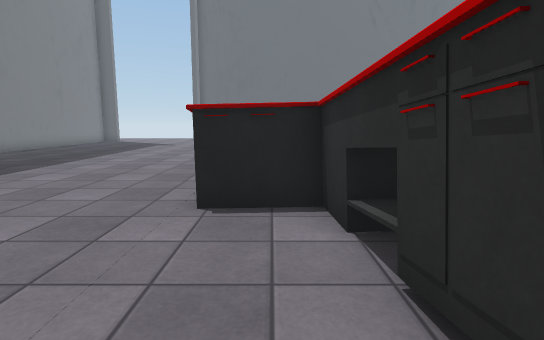
view 1 (above)

23 first-person views from a walk through a Unity game level. The camera is 1.3 m above the floor, tilts 8° down and sees 80° across. The floor is counted in squares, 1 m on a side. Each view is taken from the middle of a square. On the plan, view 1 faces up. The plan holds only what a view shows up to about 14 squares ahead; the rest is blank. The place goes on beyond the plan. The player is left out. Some animated figures are left out. Some surface patterns are stand-ins.

view 2
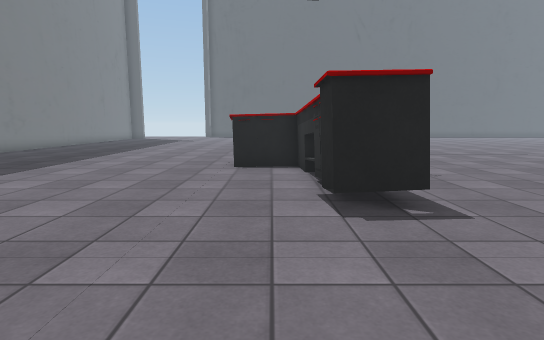

view 3
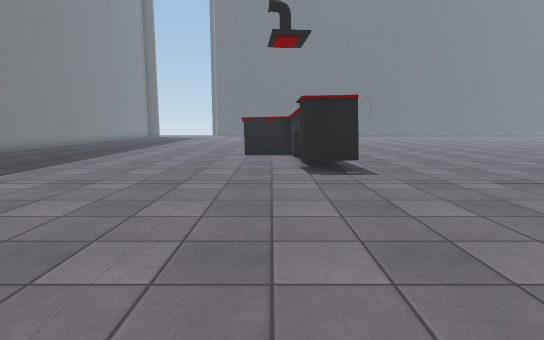

view 4
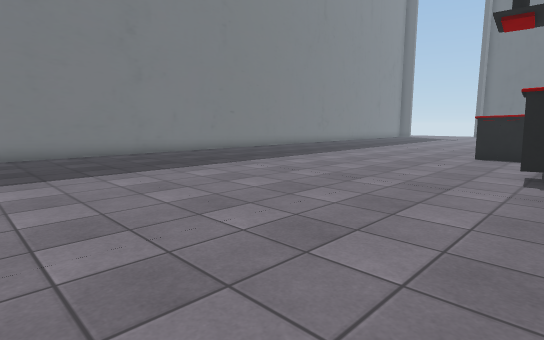

view 5
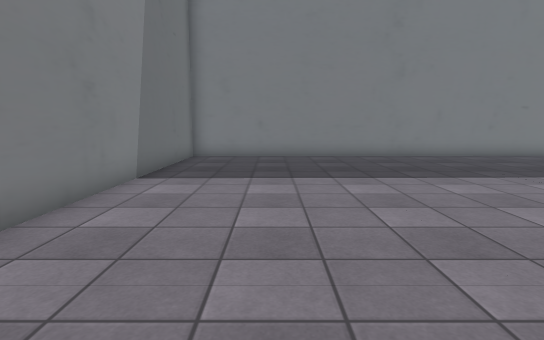

view 6
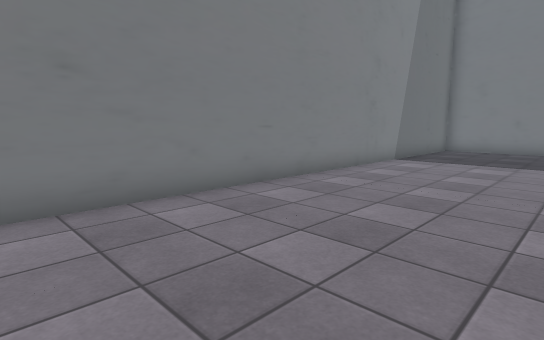

view 7
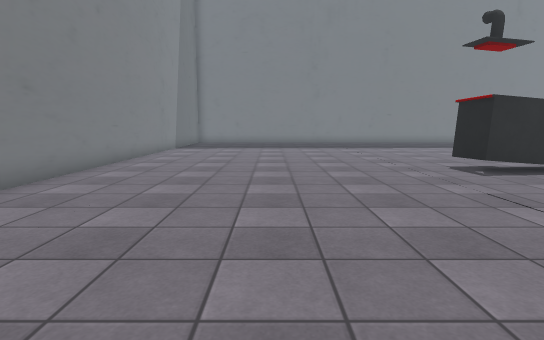

view 8
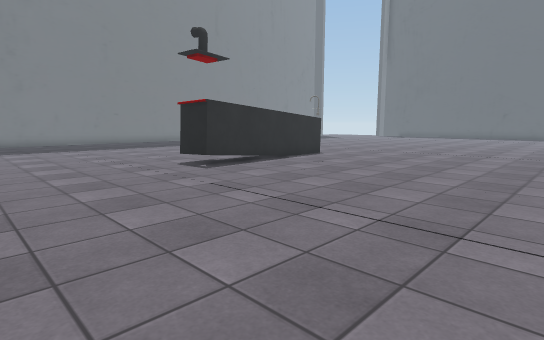

view 9
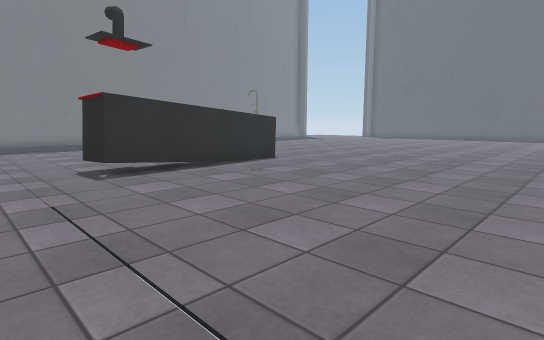

view 10
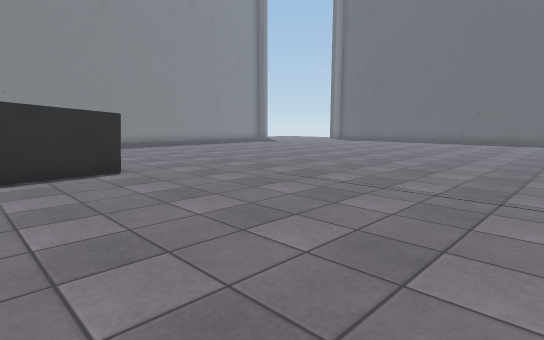

view 11
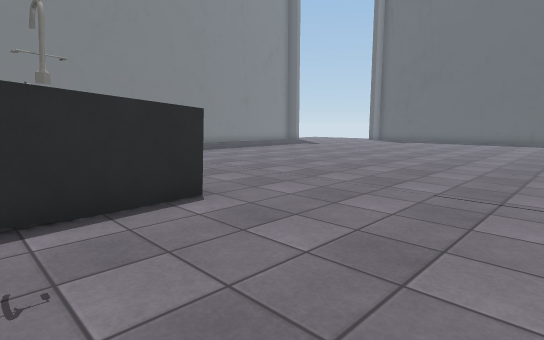

view 12
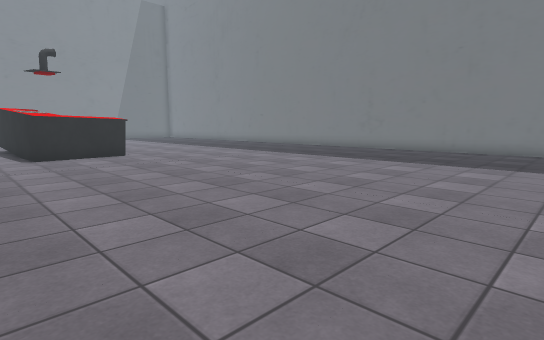

view 13
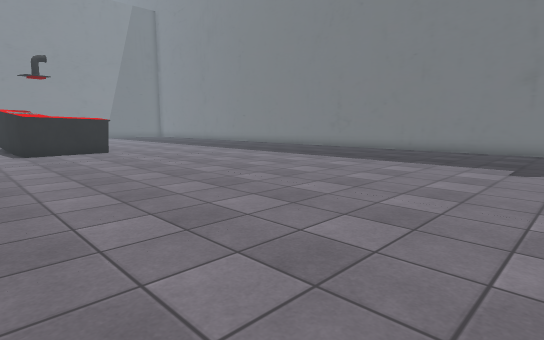

view 14
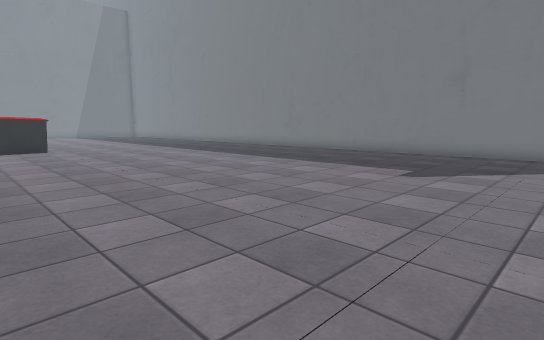

view 15
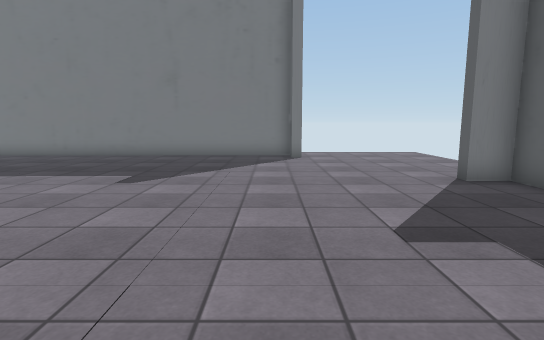

view 16
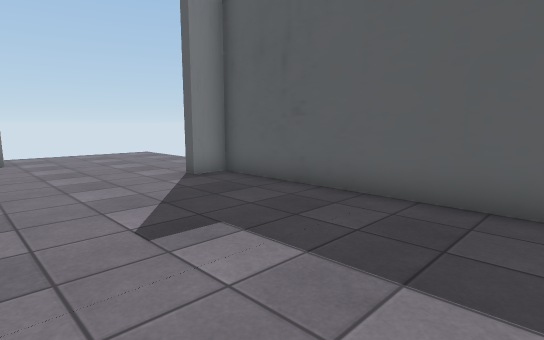

view 17
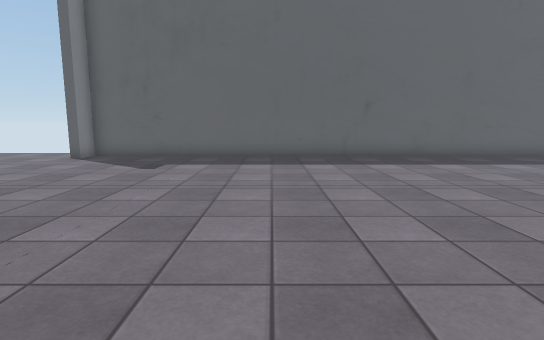

view 18
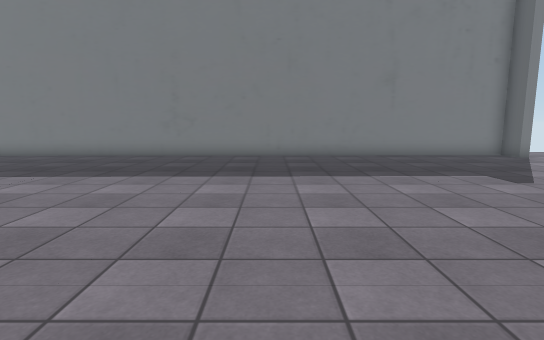

view 19
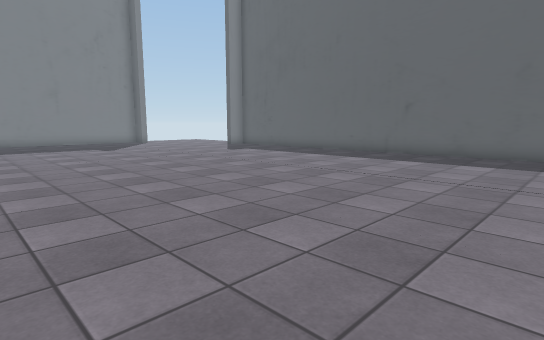

view 20
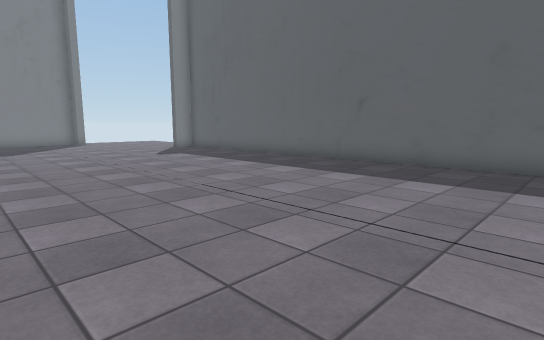

view 21
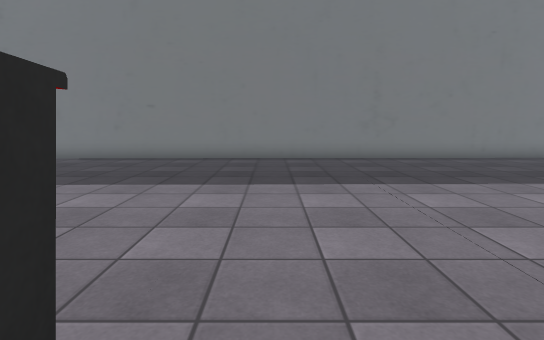

view 22
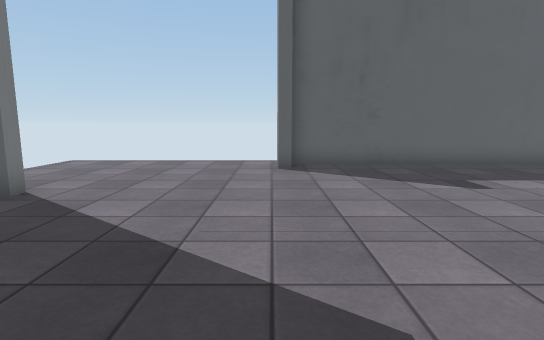

view 23
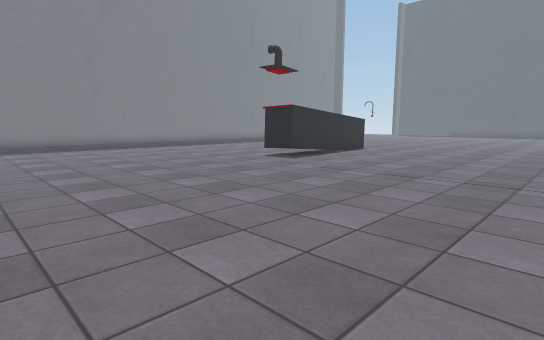

### Floor plan
Points are (right, up) in squares from view 1. A wall is a line through its corners. A room is listed if a view was taken in it or the views show most of it. See-through windows are left out.
Room 1 (views 1, 2, 3, 4, 5, 6, 7, 8, 9, 10, 11, 12, 13, 14, 15, 16, 17, 18, 19, 20, 21, 22, 23)
walls: (-1.4, 6.1) (1.9, 6.4) (2.3, -0.2) (0.9, -0.3) (0.8, 0.6); (1.1, 1.1) (0.8, 5.1) (-1.3, 4.9); (-11.8, 25.3) (-11.8, 24.8) (-12.8, 24.8) (-12.4, -11.3) (4.1, -11.4); (11.5, 29.6) (-6.4, 29.6) (-6.4, 28.5) (-6.9, 28.5)

Where each view was taken, in squares from view 1:
view 1: 0 up, 0 right, facing up
view 2: 5 down, 0 right, facing up
view 3: 9 down, 0 right, facing up
view 4: 9 down, 2 right, facing up-left
view 5: 8 down, 1 right, facing left
view 6: 6 down, 5 right, facing down-left
view 7: 6 down, 11 right, facing left
view 8: 6 down, 11 right, facing up-left
view 9: 3 down, 11 right, facing up-left
view 10: 3 up, 11 right, facing up-left
view 11: 3 up, 7 right, facing up-left
view 12: 20 up, 4 right, facing down-left
view 13: 22 up, 4 right, facing down-left
view 14: 24 up, 2 right, facing down-left
view 15: 24 up, 1 right, facing left
view 16: 24 up, 1 right, facing up-left
view 17: 16 up, 1 right, facing up
view 18: 15 up, 1 right, facing left
view 19: 15 up, 11 right, facing up-left
view 20: 19 up, 11 right, facing up-left
view 21: 7 up, 0 right, facing left
view 22: 19 up, 7 left, facing up
view 23: 10 down, 11 right, facing up-left
